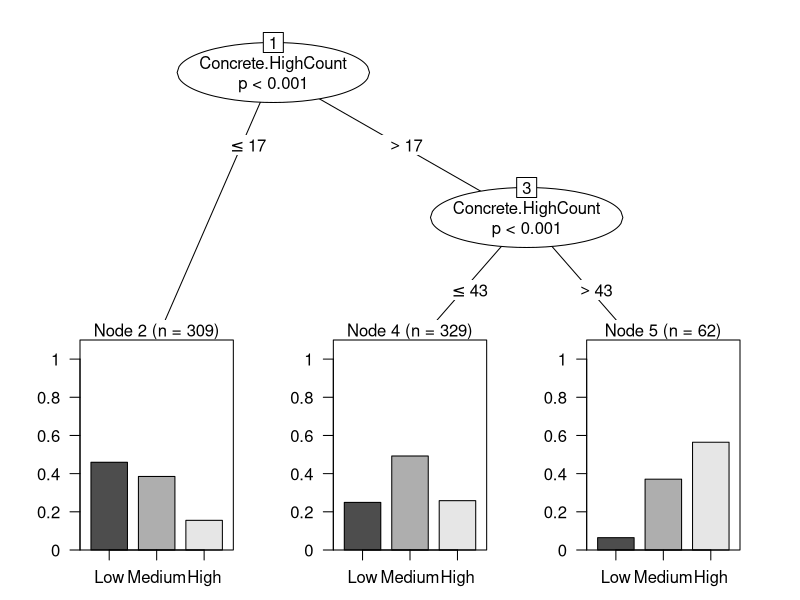

This chart was generated by the following R code:
## ---- chunk 1
library(MASS)
library(ggplot2)
library(party)
library(e1071)
library(caret)
## ---- chunk 2
df <- read.csv('../data/Concrete_Discrete_16032021.csv', stringsAsFactors=TRUE)
## ---- chunk 3
df <- df[which(df$invalid_response==0),]
df <- within(df, rm("Response.x", "Steps", "Effective", "Emotion", "invalid_response", "Age.r", "Concrete"))
df$Concrete.Level <- factor(df$Concrete.Level, levels=c("Low", "Medium", "High"))
df$IsolationDays.0 <- as.numeric(df$IsolationDays.0)
df <- na.omit(df)

summary(df)
## ---- chunk 4
set.seed(5014)
test.idx <- createDataPartition(df$Concrete.Level, p=0.2, list=FALSE)
df.train <- df[-test.idx,]
df.test <- df[test.idx,]

c(nrow(df.train), nrow(df.test))
## ---- chunk 5
output.tree <- ctree(Concrete.Level ~ ., data=subset(df.train, select=-c(Concrete.Low, Concrete.Medium, Concrete.High)))

plot(output.tree)
## ---- chunk 6
concrete.pred.train <- predict(output.tree, type="response")
concrete.pred.test <- predict(output.tree, newdata=df.test, type="response")

# Accuracy
mean(concrete.pred.train==df.train$Concrete.Level)
mean(concrete.pred.test==df.test$Concrete.Level)
## ---- chunk 7
confusionMatrix(concrete.pred.test, df.test$Concrete.Level)
